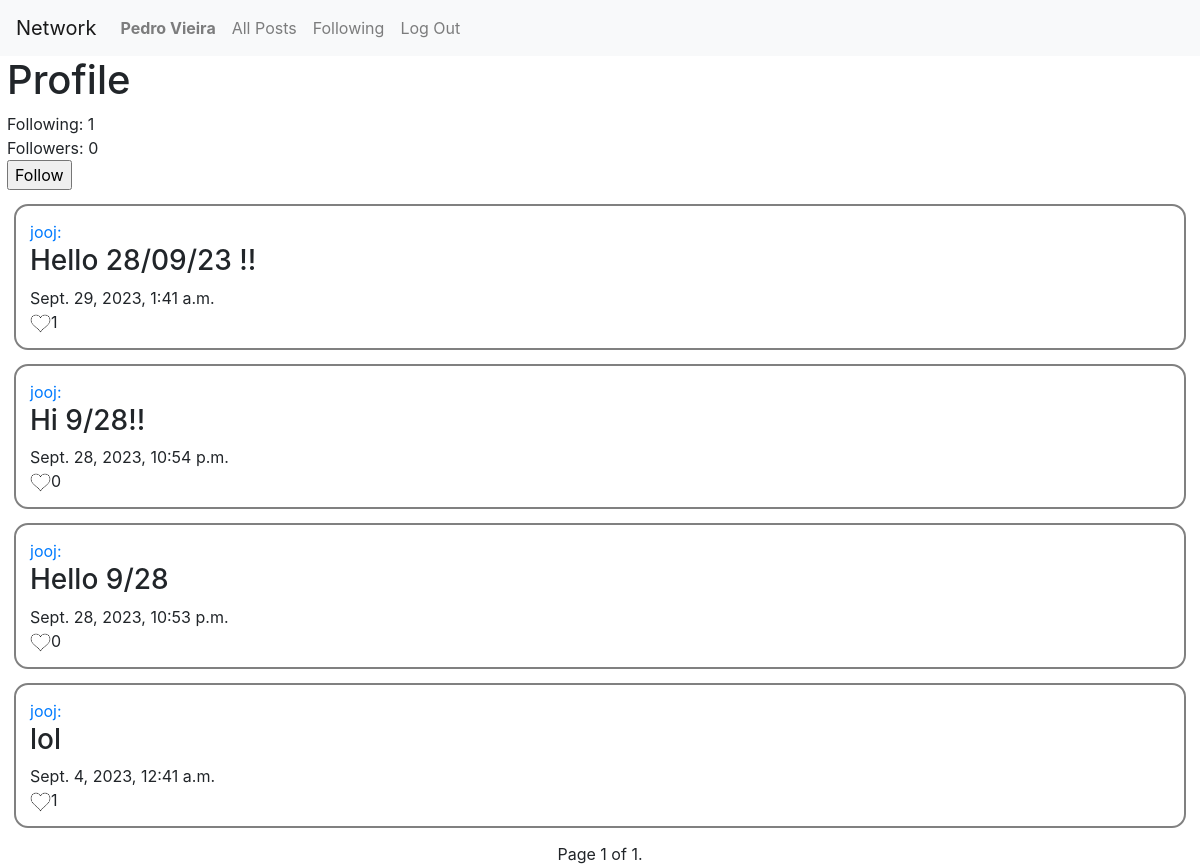
The page /profile/2 (signed in) on the database its author committed.
### network/models.py (models this page shows)
class User(AbstractUser):
    following = models.ManyToManyField('self', blank=True, symmetrical=False)

class Post(models.Model):
    user = models.ForeignKey(User, on_delete=models.CASCADE, related_name="posts")
    text = models.CharField(max_length=999)
    date = models.DateTimeField(auto_now_add=True)
    likes = models.ManyToManyField(User, related_name='likes', blank=True, serialize=False)
    def serialize(self):
        return {
            "id": self.id,
            "user": self.user.id,
            "text": self.text,
            "date": self.date,
        }

### network/views.py (the view)
# urls.py: path("profile/<int:userId>", views.profile, name="profile"),
@login_required(login_url="login")
def profile(request, userId):
    print(f"followers: {User.objects.all().filter(following=User.objects.get(pk=userId))} ")
    print(f"following: {User.objects.get(pk=userId).following} ")
    posts = Post.objects.all().filter(user=User.objects.get(pk=userId)).order_by('-id')
    paginator = Paginator(posts, 10)
    page_number = request.GET.get('page')
    page_obj = paginator.get_page(page_number)
    return render(request, "network/profile.html", {
        "posts": page_obj,
        "profileUser": User.objects.get(pk=userId),
        "followers": User.objects.all().filter(following=User.objects.get(pk=userId))
    })

### network/templates/network/profile.html (shortened to what this page needs)
{% extends "network/layout.html" %}
{% load static %}
{% block body %}
    <div class="main">
    <h1 style="padding-left: 7px">Profile</h1>
    <p style="padding-left: 7px">Following: {{ profileUser.following.all|length }}</p>
    <p style="padding-left: 7px">Followers: {{ followers|length }}</p>
    {% if user.id != profileUser.id and user in followers %}
        <form action="{% url 'switch'  profileUser.id %}" method="post">
        {% csrf_token %}
            <input type="text"  name="following" hidden value= 'true'>
            <input style="margin-left: 7px" type="submit" value="Unfollow">
        </form>
    {% elif user.id != profileUser.id %}
        <form action="{% url 'switch' profileUser.id %}" method="post">
            <input style="margin-left: 7px" type="submit" value="Follow">
        </form>
    {% endif %}
    {% if posts %}
        {% for post in posts %}
            <div class ="post"  >
                <a href="/profile/{{ post.user.id }}"><p>{{ post.user }}: </p></a>
                <div id = {{ post.id }}>
                    <h3>{{ post.text }}</h3>
                </div>
                <p>{{ post.date }}</p>
                <div id="like-{{ post.id }}"><p><img
                         {% if user in post.likes.all %}
                             src="{% static 'imgs/yes.png' %}"
                        {% else %}
                             src="{% static 'imgs/no.png' %}"
                        {% endif %}
                        alt="like" id = "like-{{ post.id }}-img" class="like" onclick="like(event,{{ post.id }}, {{ post.likes.all|length }})">{{ post.likes.all|length }}</p>
                </div>
            </div>
        {% endfor %}
    {% else %}
        <p>No post in your profile yet </p>
    {% endif %}
    </div>
    <div class="pagination">
    <div>
    <span class="step-links">
        <span class="current">
            Page {{ posts.number }} of {{ posts.paginator.num_pages }}.
        </span>
    </span>
    </div>
    </div>
{% endblock %}

### network/templates/network/layout.html (shortened to what this page needs)
{% load static %}
<!DOCTYPE html>
<html lang="en">
    <head>
        <link rel="stylesheet" href="https://stackpath.bootstrapcdn.com/bootstrap/4.4.1/css/bootstrap.min.css">
        <link href="{% static 'network/styles.css' %}" rel="stylesheet">
    </head>
    <body>
        <nav class="navbar navbar-expand-lg navbar-light bg-light">
            <a class="navbar-brand" href="#">Network</a>
            <div>
              <ul class="navbar-nav mr-auto">
                {% if user.is_authenticated %}
                    <li class="nav-item">
                        <a class="nav-link" href="{% url 'profile' user.id %}"><strong>{{ user.username }}</strong></a>
                    </li>
                {% endif %}
                <li class="nav-item">
                  <a class="nav-link" href="{% url 'index' %}">All Posts</a>
                </li>
                {% if user.is_authenticated %}
                    <li class="nav-item">
                        <a class="nav-link" href="{% url 'following' %}">Following</a>
                    </li>
                    <li class="nav-item">
                        <a class="nav-link" href="{% url 'logout' %}">Log Out</a>
                    </li>
                {% endif %}
              </ul>
            </div>
          </nav>
        <div class="body">
            {% block body %}
            {% endblock %}
        </div>
    </body>
</html>

### network/static/network/styles.css (style rules this page uses)
p { margin: 0; }
.post { margin: 14px; border: 2px solid gray; border-radius: 14px; padding: 14px; }
.like { width: 21px; }
.pagination { display: flex; justify-content: center; }
.main { min-height: 85vh; }

### rows shown on the page
User: username "Pedro Vieira"
User: following.all|length "1"
Post: user "jooj", text "Hello 28/09/23 !!", date "Sept. 29, 2023, 1:41 a.m.", likes.all|length "1"
Post: user "jooj", text "Hi 9/28!!", date "Sept. 28, 2023, 10:54 p.m.", likes.all|length "0"
Post: user "jooj", text "Hello 9/28", date "Sept. 28, 2023, 10:53 p.m.", likes.all|length "0"
Post: user "jooj", text "lol", date "Sept. 4, 2023, 12:41 a.m.", likes.all|length "1"

### other values the page prints
{{ followers|length }} "0"
{{ posts.number }} "1"
{{ posts.paginator.num_pages }} "1"
